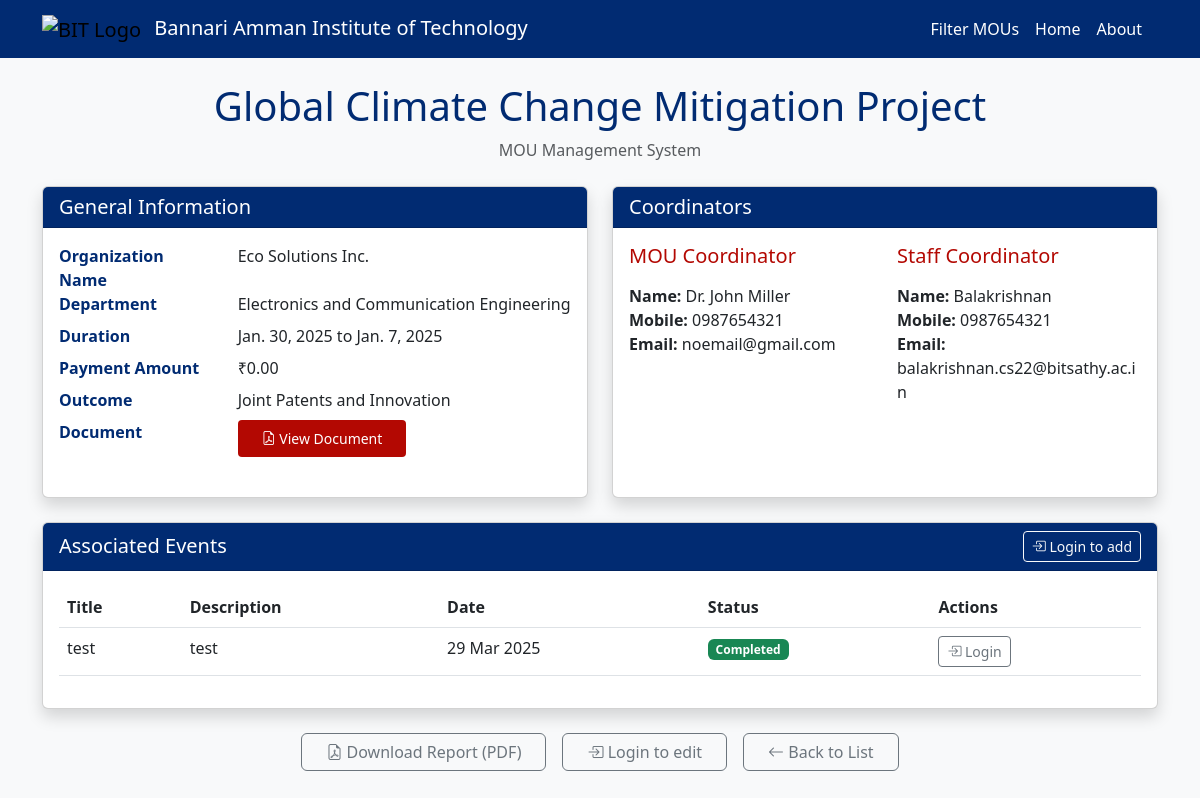
Screenshot of /view/3/ with the database file from the repository.
### mou/models.py (models this page shows, shortened)
class MOU(models.Model):
    title = models.CharField(max_length=255)
    organization_name = models.CharField(max_length=255, blank=True, null=True)
    department_choices = [
        ('cse', 'Computer Science and Engineering'),
        ('it', 'Information Technology'),
        ('ece', 'Electronics and Communication Engineering'),
        ('mech', 'Mechanical Engineering'),
        ('civil', 'Civil Engineering'),
    ]
    department = models.ManyToManyField('Department', related_name='mous')
    start_date = models.DateField()
    end_date = models.DateField()
    document = models.FileField(upload_to='mou_documents/', blank=True, null=True)
    status_choices = [
        ('draft', 'Draft'),
        ('active', 'Active'),
        ('expired', 'Expired'),
    ]
    status = models.CharField(max_length=20, choices=status_choices, default='draft')
    mou_coordinator_name = models.CharField(max_length=100, blank=True, null=True)
    mou_coordinator_mobile = models.CharField(max_length=15, blank=True, null=True)
    mou_coordinator_email = models.EmailField(blank=True, null=True)
    staff_coordinator_name = models.CharField(max_length=100, blank=True, null=True)
    staff_coordinator_mobile = models.CharField(max_length=15, blank=True, null=True)
    staff_coordinator_email = models.EmailField(blank=True, null=True)
    outcome_choices = [
        ('placement', 'Placement'),
        ('iv', 'Industrial Visit'),
        ('workshop', 'Workshop'),
        ('research', 'Research Collaboration'),
        ('internship', 'Internship'),
    ]
    outcome = models.ManyToManyField(Outcome, related_name='mous')
    payment_paid = models.DecimalField(max_digits=10, decimal_places=2, default=0.00)

class Department(models.Model):
    code = models.CharField(max_length=10, unique=True)
    name = models.CharField(max_length=100)

class Outcome(models.Model):
    code = models.CharField(max_length=10, unique=True)
    name = models.CharField(max_length=100)

class Event(models.Model):
    mou = models.ForeignKey('MOU', on_delete=models.CASCADE, related_name='events')
    title = models.CharField(max_length=255)
    description = models.TextField()
    date = models.DateField()
    status = models.CharField(
        max_length=50,
        choices=[
            ('Pending', 'Pending'),
            ('Completed', 'Completed'),
        ],
        default='Pending'
    )

### mou/views.py (the view, shortened to what this page needs)
# urls.py: path('view/<int:mou_id>/', views.view_mou, name='view_mou'),
def view_mou(request, mou_id):
    mou = get_object_or_404(MOU.objects.prefetch_related('department', 'outcome'), id=mou_id)
    events = mou.events.all()
    department = ', '.join([dept.name for dept in mou.department.all()])
    outcome = ', '.join([out.name for out in mou.outcome.all()])
    can_edit = False
    if request.user.is_authenticated and request.user.is_staff:
        can_edit = True
    org_email = request.session.get('org_email')
    return render(request, 'mou/view_mou.html', {
        'mou': mou,
        'events': events,
        'department': department,
        'outcome': outcome,
        'can_edit': can_edit,
    })

### mou/templates/mou/view_mou.html (shortened to what this page needs)
<!DOCTYPE html>
<html lang="en">
<head>
    <link href="https://cdn.jsdelivr.net/npm/bootstrap@5.3.0/dist/css/bootstrap.min.css" rel="stylesheet">
</head>
<body>
   {% include 'mou/_navbar.html' %}
    <div class="container py-4">
        <div class="text-center mb-4">
            <h1 class="bit-primary">{{ mou.title }}</h1>
            <p class="text-muted">MOU Management System</p>
        </div>
        <div class="row g-4 mb-4">
            <div class="col-lg-6">
                <div class="card shadow-bit h-100">
                    <div class="card-header card-header-bit">
                        <h5 class="mb-0">General Information</h5>
                    </div>
                    <div class="card-body">
                        <dl class="row">
                            <dt class="col-sm-4 bit-primary">Organization Name</dt>
                            <dd class="col-sm-8">{{ mou.organization_name }}</dd>
                            <dt class="col-sm-4 bit-primary">Department</dt>
                            <dd class="col-sm-8">{{ department }}</dd>
                            <dt class="col-sm-4 bit-primary">Duration</dt>
                            <dd class="col-sm-8">{{ mou.start_date }} to {{ mou.end_date }}</dd>
                            <dt class="col-sm-4 bit-primary">Payment Amount</dt>
                            <dd class="col-sm-8">₹{{ mou.payment_paid }}</dd>
                            <dt class="col-sm-4 bit-primary">Outcome</dt>
                            <dd class="col-sm-8">{{ outcome }}</dd>
                            <dt class="col-sm-4 bit-primary">Document</dt>
                            <dd class="col-sm-8">
                                {% if mou.document %}
                                <a href="{{ mou.document.url }}" target="_blank" class="btn btn-bit-primary btn-sm">
                                    <i class="bi bi-file-earmark-pdf"></i> View Document
                                </a>
                                {% else %}
                                <span class="text-muted">No document attached</span>
                                {% endif %}
                            </dd>
                        </dl>
                    </div>
                </div>
            </div>
            <div class="col-lg-6">
                <div class="card shadow-bit h-100">
                    <div class="card-header card-header-bit">
                        <h5 class="mb-0">Coordinators</h5>
                    </div>
                    <div class="card-body">
                        <div class="row">
                            <div class="col-md-6">
                                <h5 class="bit-accent mb-3">MOU Coordinator</h5>
                                <ul class="list-unstyled">
                                    <li><strong>Name:</strong> {{ mou.mou_coordinator_name }}</li>
                                    <li><strong>Mobile:</strong> {{ mou.mou_coordinator_mobile }}</li>
                                    <li><strong>Email:</strong> {{ mou.mou_coordinator_email }}</li>
                                </ul>
                            </div>
                            <div class="col-md-6">
                                <h5 class="bit-accent mb-3">Staff Coordinator</h5>
                                <ul class="list-unstyled">
                                    <li><strong>Name:</strong> {{ mou.staff_coordinator_name }}</li>
                                    <li><strong>Mobile:</strong> {{ mou.staff_coordinator_mobile }}</li>
                                    <li><strong>Email:</strong> {{ mou.staff_coordinator_email }}</li>
                                </ul>
                            </div>
                        </div>
                    </div>
                </div>
            </div>
        </div>
        <div class="card shadow-bit">
            <div class="card-header card-header-bit d-flex justify-content-between align-items-center">
                <h5 class="mb-0">Associated Events</h5>
                {% if can_edit %}
                <a href="{% url 'add_event' mou.id %}" class="btn btn-bit-primary btn-sm">
                    <i class="bi bi-plus-circle"></i> Add Event
                </a>
                {% else %}
                <a href="{% url 'login' %}?next={% url 'view_mou' mou.id %}" class="btn btn-outline-light btn-sm">
                    <i class="bi bi-box-arrow-in-right"></i> Login to add
                </a>
                {% endif %}
            </div>
            <div class="card-body">
                {% if events %}
                <div class="table-responsive">
                    <table class="table table-bit table-hover">
                        <thead>
                            <tr>
                                <th>Title</th>
                                <th>Description</th>
                                <th>Date</th>
                                <th>Status</th>
                                <th>Actions</th>
                            </tr>
                        </thead>
                        <tbody>
                            {% for event in events %}
                            <tr>
                                <td>{{ event.title }}</td>
                                <td>{{ event.description|truncatechars:50 }}</td>
                                <td>{{ event.date|date:"d M Y" }}</td>
                                <td>
                                    <span class="badge {% if event.status == 'Completed' %}bg-success{% else %}bg-warning{% endif %}">
                                        {{ event.status }}
                                    </span>
                                </td>
                                <td>
                                    {% if can_edit %}
                                    <div class="btn-group">
                                        <a href="{% url 'edit_event' event.id %}" class="btn btn-sm btn-outline-secondary">
                                            <i class="bi bi-pencil"></i>
                                        </a>
                                        <a href="{% url 'delete_event' event.id %}"
                                           class="btn btn-sm btn-outline-danger"
                                           onclick="return confirm('Are you sure you want to delete this event?')">
                                            <i class="bi bi-trash"></i>
                                        </a>
                                    </div>
                                    {% else %}
                                    <a href="{% url 'login' %}?next={% url 'view_mou' mou.id %}" class="btn btn-sm btn-outline-secondary">
                                        <i class="bi bi-box-arrow-in-right"></i> Login
                                    </a>
                                    {% endif %}
                                </td>
                            </tr>
                            {% endfor %}
                        </tbody>
                    </table>
                </div>
                {% else %}
                <div class="alert alert-info mb-0">
                    No events found for this MOU
                </div>
                {% endif %}
            </div>
        </div>
        <div class="d-flex justify-content-center gap-3 mt-4">
            <a href="{% url 'mou_report_pdf' mou.id %}" class="btn btn-outline-secondary px-4" target="_blank">
                <i class="bi bi-file-earmark-pdf"></i> Download Report (PDF)
            </a>
            {% if can_edit %}
            <a href="{% url 'edit_mou' mou.id %}" class="btn btn-bit-primary px-4">
                <i class="bi bi-pencil"></i> Edit MOU
            </a>
            <a href="{% url 'send_mou_report_email' mou.id %}" class="btn btn-outline-primary px-4">
                <i class="bi bi-envelope"></i> Send Report (Email)
            </a>
            <a href="{% url 'delete_mou' mou.id %}"
               class="btn btn-outline-danger px-4"
               onclick="return confirm('Are you sure you want to delete this MOU?')">
                <i class="bi bi-trash"></i> Delete MOU
            </a>
            {% else %}
            <a href="{% url 'login' %}?next={% url 'view_mou' mou.id %}" class="btn btn-outline-secondary px-4">
                <i class="bi bi-box-arrow-in-right"></i> Login to edit
            </a>
            {% endif %}
            <a href="{% url 'mou_list' %}" class="btn btn-outline-secondary px-4">
                <i class="bi bi-arrow-left"></i> Back to List
            </a>
        </div>
    </div>
    <link rel="stylesheet" href="https://cdn.jsdelivr.net/npm/bootstrap-icons@1.10.3/font/bootstrap-icons.css">
</body>
</html>

### mou/templates/mou/view_mou.html (style rules this page uses)
body { font-family: 'Segoe UI', Tahoma, Geneva, Verdana, sans-serif; background-color: #f8f9fa; }
.bit-primary { color: #012B72 !important; }
.bit-accent { color: #B30802 !important; }
.card-header-bit { background-color: #012B72 !important; color: white !important; }
.btn-bit-primary { background-color: #B30802; color: white; border: none; }
.table-bit thead { background-color: #012B72; color: white; }
.shadow-bit { box-shadow: 0 0.5rem 1rem rgba(0, 0, 0, 0.15) !important; }
.btn-bit-primary { background-color: #B30802; color: white; border: none; padding: 0.5rem 1.5rem; }

### rows the page displays
MOU: title "Global Climate Change Mitigation Project", organization_name "Eco Solutions Inc.", start_date "Jan. 30, 2025", end_date "Jan. 7, 2025", payment_paid "0.00", mou_coordinator_name "Dr. John Miller", mou_coordinator_mobile "0987654321", mou_coordinator_email "noemail@gmail.com", staff_coordinator_name "Balakrishnan", staff_coordinator_mobile "0987654321", staff_coordinator_email "balakrishnan.cs22@bitsathy.ac.in"
Department: name "Electronics and Communication Engineering"
Outcome: name "Joint Patents and Innovation"
Event: title "test", description "test", date "29 Mar 2025", status "Completed"
